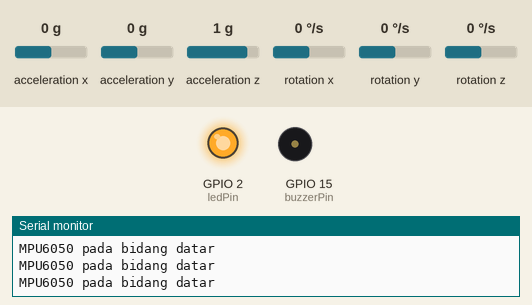
This sketch was run on a simulated ESP32. Shown: output pins drawn as LEDs (lit = HIGH), buzzer (waves = sounding), the last lines printed to the serial monitor. The inputs (shaded band) are chosen by the test bench; at power-on: rotation x 0 °/s, acceleration x 0 g, acceleration y 0 g, acceleration z 1 g, rotation y 0 °/s, rotation z 0 °/s. WiFi joins after 1.5 s; servers stay silent unless stated.

Above: at 6.2 s.
6.3 s: rotation x set to -192 °/s
At 7.0 s:
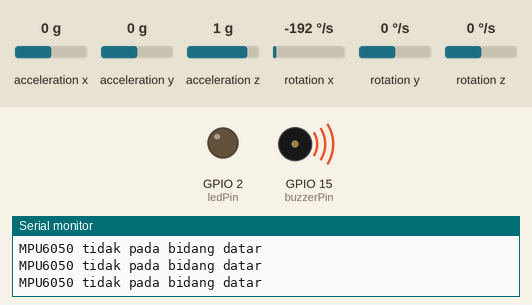
7.8 s: rotation x set to 0 °/s
At 9.0 s:
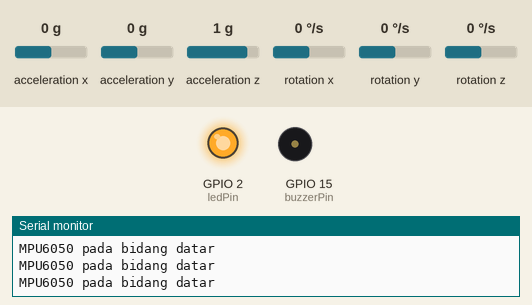
9.3 s: rotation x set to -100 °/s
At 10.2 s:
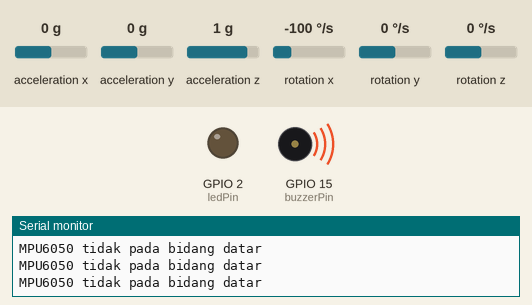
Timing chart, 0 to 12.3 s (numbered marks = the images above; inputs shaded):
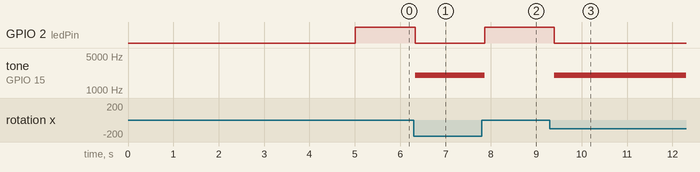

The sketch:

Arduino_Script.ino
```cpp
#include <Wire.h>
#include <MPU6050_tockn.h>
#include <WiFi.h>

const char* ssid = "Xiaomi";
const char* password = "XiaomiChina";

MPU6050 mpu(Wire);

int16_t ax, ay, az;
int16_t gx, gy, gz;

const int buzzerPin = 15; // Pin buzzer
const int ledPin = 2;    // Pin LED
const float threshold = 10.0; // Ambang sudut perubahan

void setup() {
  Wire.begin();
  mpu.begin();
  mpu.calcGyroOffsets(true);

  pinMode(buzzerPin, OUTPUT);
  pinMode(ledPin, OUTPUT);

  Serial.begin(9600);
  WiFi.begin(ssid, password);
  while (WiFi.status() != WL_CONNECTED) {
    delay(1000);
    Serial.println("Connecting to WiFi...");
  }
  Serial.println("Connected to WiFi");
}

void loop() {
  mpu.update();

  int16_t gxNew = mpu.getGyroX();
  int16_t gyNew = mpu.getGyroY();
  int16_t gzNew = mpu.getGyroZ();

  float angleX = atan2(gxNew, sqrt(gyNew*gyNew + gzNew*gzNew)) * 180 / PI;
  float angleY = atan2(gyNew, sqrt(gxNew*gxNew + gzNew*gzNew)) * 180 / PI;

  if (abs(angleX) > threshold || abs(angleY) > threshold) {
    // MPU6050 tidak pada bidang datar
    tone(buzzerPin, 2000); // Bunyi dengan frekuensi 2000 Hz (suara kencang)
    digitalWrite(ledPin, LOW); // Matikan LED
    Serial.println("MPU6050 tidak pada bidang datar");
  } else {
    // MPU6050 pada bidang datar
    noTone(buzzerPin); // Matikan bunyi
    digitalWrite(ledPin, HIGH); // Nyalakan LED
    Serial.println("MPU6050 pada bidang datar");
  }

  delay(100);
}
```

Measured:
- after the input at 6.3 s, GPIO 2 (ledPin): HIGH → LOW at once; tone on GPIO 15 (buzzerPin): silent → 2000 Hz at once
- after the input at 7.8 s, GPIO 2 (ledPin): LOW → HIGH after 0.06 s; tone on GPIO 15 (buzzerPin): 2000 Hz → silent after 0.06 s
- after the input at 9.3 s, GPIO 2 (ledPin): HIGH → LOW after 0.09 s; tone on GPIO 15 (buzzerPin): silent → 2000 Hz after 0.09 s
